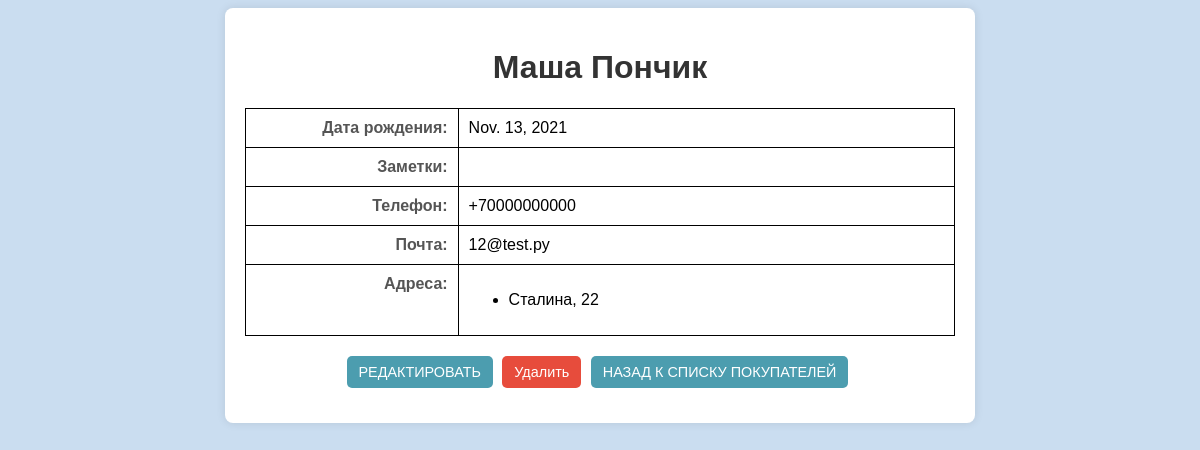
/buyers/11/, run on the app's committed database.
### buyers/models.py (models this page shows, shortened)
class Buyer(models.Model):
    objects = models.Manager()
    first_name = models.CharField(max_length=255)
    last_name = models.CharField(max_length=255)
    date_of_birth = models.DateField()
    special_notes = models.TextField(null=True, blank=True)
    phone_number = models.CharField(
        max_length=12, unique=True,
        validators=[
            RegexValidator(
                regex=r'^\+7\d{10}$',
                message="Введите корректный номер телефона (например, +79991234567)."
            )
        ]
    )
    email = models.EmailField(unique=True)
    addresses = models.ManyToManyField(Address, related_name="buyers")

class Address(models.Model):
    objects = models.Manager()
    street = models.CharField(max_length=255)
    house_number = models.CharField(max_length=10)

### buyers/views.py (the view)
# urls.py: path('<int:pk>/', buyer_detail, name='buyer_detail'),
def buyer_detail(request, pk):
    buyer = get_object_or_404(Buyer, pk=pk)
    return render(request, 'buyers/buyer_detail.html', {'buyer': buyer})

### templates/buyers/buyer_detail.html (shortened to what this page needs)
{% load static %}
<!DOCTYPE html>
<html lang="en">
<head>
    <link rel="stylesheet" href="{% static 'style.css' %}">
</head>
<body>
<div class="detail-container">
    <h1>{{ buyer.first_name }} {{ buyer.last_name }}</h1>
    <table class="detail-table">
        <tr>
            <td class="label">Дата рождения:</td>
            <td>{{ buyer.date_of_birth }}</td>
        </tr>
        <tr>
            <td class="label">Заметки:</td>
            <td>{{ buyer.special_notes }}</td>
        </tr>
        <tr>
            <td class="label">Телефон:</td>
            <td>{{ buyer.phone_number }}</td>
        </tr>
        <tr>
            <td class="label">Почта:</td>
            <td>{{ buyer.email }}</td>
        </tr>
        <tr>
            <td class="label">Адреса:</td>
            <td>
                <ul>
                    {% for address in buyer.addresses.all %}
                        <li>{{ address.street }}, {{ address.house_number }}</li>
                    {% empty %}
                        <li>No addresses available.</li>
                    {% endfor %}
                </ul>
            </td>
        </tr>
    </table>
    <div class="button-group">
        <a href="{% url 'buyer_update' buyer.id %}"
           class="button-link">Редактировать</a>
        <form action="{% url 'buyer_delete' buyer.id %}"
              method="GET"
              style="display:inline;">
            <button type="submit" class="delete-button">Удалить</button>
        </form>
        <a href="{% url 'buyer_list' %}" class="button-link">назад к списку
            покупателей
        </a>
    </div>
</div>
</body>
</html>

### static/style.css (style rules this page uses)
body { background-color: rgba(129, 175, 221, 0.42); }
h1 { text-align: center; }
table, th, td { border: 1px solid black; border-collapse: collapse; padding: 8px; }
body { font-family: Arial, sans-serif; }
.detail-container { width: 60%; margin: 0 auto; background-color: #ffffff; padding: 20px; border-radius: 8px; box-shadow: 0px 0px 10px rgba(0, 0, 0, 0.1); }
.detail-container h1 { text-align: center; color: #333; }
.detail-table { width: 100%; margin-top: 20px; }
.detail-table td { padding: 10px; vertical-align: top; }
.detail-table .label { font-weight: bold; text-align: right; width: 30%; color: #555; }
.button-group { text-align: center; margin-top: 20px; }
.button-group form, .button-group a { display: inline-block; }
.button-group button, .button-group a.button-link { font-size: 0.9em; padding: 8px 12px; background-color: #4c9daf; color: white; border: none; border-radius: 5px; cursor: pointer; text-decoration: none; margin-right: 5px; }
.button-group button.delete-button { background-color: #e74c3c; color: white; }
h1 { text-align: center; color: #343a40; }
div { margin-bottom: 15px; }
button { background-color: #4c9daf; color: white; padding: 10px 15px; border: none; border-radius: 4px; cursor: pointer; }
.button-link, .edit-link { background-color: #4c9daf; color: white; padding: 8px 12px; border-radius: 5px; text-decoration: none; cursor: pointer; text-transform: uppercase; }
.delete-button { background-color: #e74c3c; color: white; padding: 8px 12px; border: none; border-radius: 5px; cursor: pointer; }

### data on the page
Buyer: first_name "Маша", last_name "Пончик", date_of_birth "Nov. 13, 2021", phone_number "+70000000000", email "12@test.py"
Address: street "Сталина", house_number "22"
